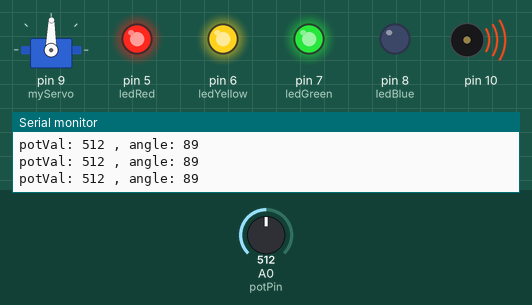
Bench run of a sketch on a simulated Arduino Uno, built with avr-gcc and run on an emulated ATmega328P. On the bench: servo, output pins drawn as LEDs (lit = HIGH), buzzer (waves = sounding), the last lines printed to the serial monitor. The test bench sets the inputs (shaded band); at power-on: A0 (potPin) = 512.

Above: at 6.2 s.
6.3 s: A0 (potPin) set to 104
At 6.78 s:
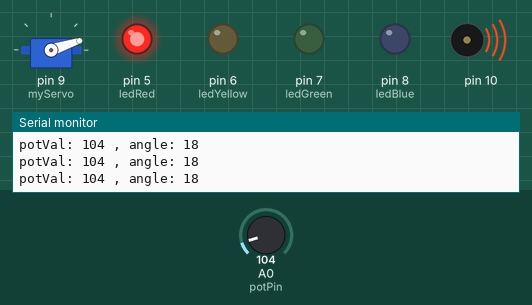
9.3 s: A0 (potPin) set to 95
At 9.67 s:
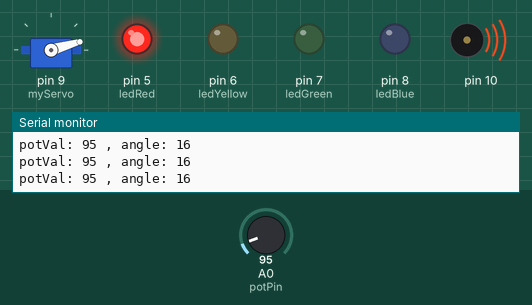
12.3 s: A0 (potPin) set to 716
At 12.47 s:
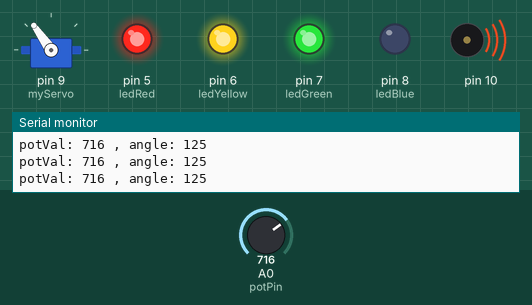
15.3 s: A0 (potPin) set to 1010
At 15.6 s:
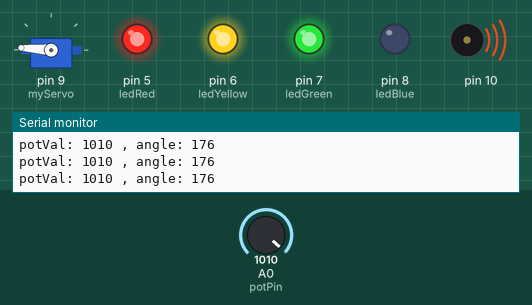
18.3 s: A0 (potPin) set to 585
At 18.68 s:
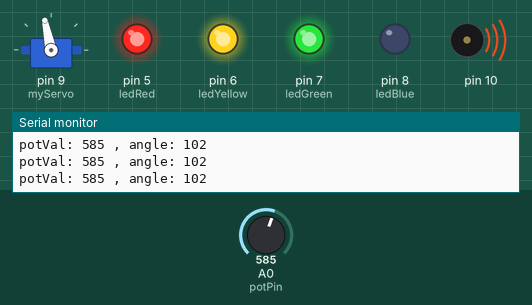
21.3 s: A0 (potPin) set to 561
At 21.48 s:
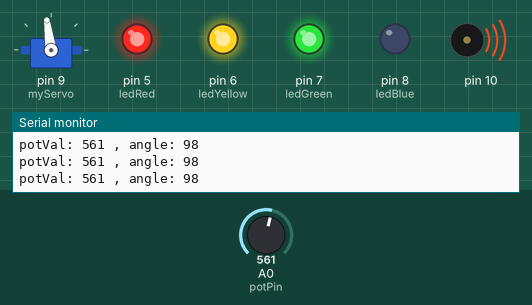
Timing chart, 0 to 24.3 s (numbered marks = the images above; inputs shaded):
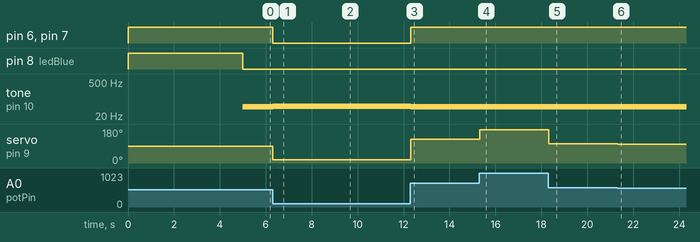

The sketch:

Earth_Key.ino
```cpp
#include <Servo.h>
Servo myServo;
int const potPin = A0;
int potVal;
int potValLow = 1023;
int potValHigh = 0;
int ledBlue = 8;
int ledGreen = 7;
int ledYellow = 6;
int ledRed = 5;
int angle;
void setup() {
  // put your setup code here, to run once:
  myServo.attach(9);

  Serial.begin(9600);

  pinMode(ledBlue, OUTPUT);
  digitalWrite(ledBlue, HIGH);
  pinMode(ledGreen, OUTPUT);
  digitalWrite(ledGreen, HIGH);
  pinMode(ledYellow, OUTPUT);
  digitalWrite(ledYellow, HIGH);
  pinMode(ledRed, OUTPUT);
  digitalWrite(ledRed, HIGH);

  while (millis() < 5000) {
    potVal = analogRead(A0);
    if (potVal > potValHigh) {
      potValHigh = potVal;
    }
    if (potVal < potValLow) {
      potValLow = potVal;
    }
  }

  digitalWrite(ledBlue, LOW);
  digitalWrite(ledGreen, LOW);
  digitalWrite(ledYellow, LOW);
  digitalWrite(ledRed, LOW);

}

void loop() {
  // put your main code here, to run repeatedly:
  potVal = analogRead(potPin);

  int pitch =
    map(potVal, potValLow, potValHigh, 50, 4000);

  tone(10, pitch, 20);

  if (potVal >= 0 && potVal < 250) {
    digitalWrite(ledRed, HIGH);
    digitalWrite(ledYellow, LOW);
    digitalWrite(ledGreen, LOW);
    digitalWrite(ledBlue, LOW);
  }
  else if (potVal >= 250 && potVal < 500) {
    digitalWrite(ledRed, HIGH);
    digitalWrite(ledYellow, HIGH);
    digitalWrite(ledGreen, LOW);
    digitalWrite(ledBlue, LOW);
  }
  else if (potVal >= 500 && potVal < 750) {
    digitalWrite(ledRed, HIGH);
    digitalWrite(ledYellow, HIGH);
    digitalWrite(ledGreen, HIGH);
    digitalWrite(ledBlue, LOW);
  }
  else if (potVal >= 750 && potVal <= 1000) {
    digitalWrite(ledRed, HIGH);
    digitalWrite(ledYellow, HIGH);
    digitalWrite(ledGreen, HIGH);
    digitalWrite(ledBlue, HIGH);
  }

  Serial.print("potVal: ");
  Serial.print(potVal);

  angle = map(potVal, 0, 1023, 0, 179);
  Serial.print(" , angle: ");
  Serial.println(angle);

  myServo.write(angle);

  delay(15);
}
```

Measured:
- after the input at 6.3 s, pin 6 (ledYellow), pin 7 (ledGreen): HIGH → LOW at once; tone on pin 10: 49 Hz → 51 Hz at once; servo on pin 9 (myServo): 89° → 18° at once
- after the input at 9.3 s, servo on pin 9 (myServo): 18° → 16° at once
- after the input at 12.3 s, pin 6 (ledYellow), pin 7 (ledGreen): LOW → HIGH at once; tone on pin 10: 51 Hz → 49 Hz at once; servo on pin 9 (myServo): 16° → 125° at once
- after the input at 15.3 s, tone on pin 10: alternates 49 Hz for 0.02 s and silent for 0.01 s, starting at once; servo on pin 9 (myServo): 125° → 176° at once
- after the input at 18.3 s, tone on pin 10: goes on until 18.3 s, then stays 49 Hz; servo on pin 9 (myServo): 176° → 102° at once
- after the input at 21.3 s, servo on pin 9 (myServo): 102° → 98° at once
